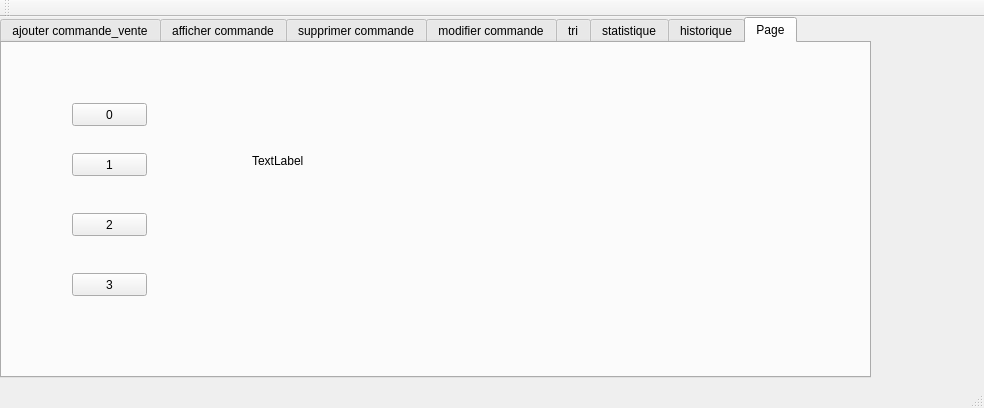
<?xml version="1.0" encoding="UTF-8"?>
<ui version="4.0">
 <class>MainWindow</class>
 <widget class="QMainWindow" name="MainWindow">
  <property name="geometry">
   <rect>
    <x>0</x>
    <y>0</y>
    <width>984</width>
    <height>408</height>
   </rect>
  </property>
  <property name="windowTitle">
   <string>Gestion des Clients</string>
  </property>
  <widget class="QWidget" name="centralWidget">
   <widget class="QTabWidget" name="tri">
    <property name="geometry">
     <rect>
      <x>0</x>
      <y>0</y>
      <width>871</width>
      <height>361</height>
     </rect>
    </property>
    <property name="currentIndex">
     <number>7</number>
    </property>
    <widget class="QWidget" name="tab">
     <attribute name="title">
      <string>ajouter commande_vente</string>
     </attribute>
     <widget class="QGroupBox" name="groupBox_2">
      <property name="geometry">
       <rect>
        <x>20</x>
        <y>10</y>
        <width>461</width>
        <height>311</height>
       </rect>
      </property>
      <property name="title">
       <string>Ajouter une commande de vente </string>
      </property>
      <widget class="QLabel" name="label_8">
       <property name="geometry">
        <rect>
         <x>10</x>
         <y>40</y>
         <width>81</width>
         <height>16</height>
        </rect>
       </property>
       <property name="text">
        <string>id_commande</string>
       </property>
      </widget>
      <widget class="QLabel" name="label_9">
       <property name="geometry">
        <rect>
         <x>10</x>
         <y>80</y>
         <width>47</width>
         <height>13</height>
        </rect>
       </property>
       <property name="text">
        <string>jour</string>
       </property>
      </widget>
      <widget class="QLabel" name="label_10">
       <property name="geometry">
        <rect>
         <x>10</x>
         <y>120</y>
         <width>47</width>
         <height>13</height>
        </rect>
       </property>
       <property name="text">
        <string>mois</string>
       </property>
      </widget>
      <widget class="QLineEdit" name="le_id_commande">
       <property name="geometry">
        <rect>
         <x>140</x>
         <y>40</y>
         <width>113</width>
         <height>20</height>
        </rect>
       </property>
      </widget>
      <widget class="QLineEdit" name="le_jour">
       <property name="geometry">
        <rect>
         <x>140</x>
         <y>80</y>
         <width>113</width>
         <height>20</height>
        </rect>
       </property>
      </widget>
      <widget class="QLineEdit" name="le_mois">
       <property name="geometry">
        <rect>
         <x>140</x>
         <y>120</y>
         <width>113</width>
         <height>20</height>
        </rect>
       </property>
      </widget>
      <widget class="QLineEdit" name="le_annee">
       <property name="geometry">
        <rect>
         <x>140</x>
         <y>160</y>
         <width>113</width>
         <height>20</height>
        </rect>
       </property>
      </widget>
      <widget class="QLineEdit" name="le_idcl">
       <property name="geometry">
        <rect>
         <x>140</x>
         <y>190</y>
         <width>113</width>
         <height>20</height>
        </rect>
       </property>
      </widget>
      <widget class="QLineEdit" name="le_prix">
       <property name="geometry">
        <rect>
         <x>140</x>
         <y>240</y>
         <width>113</width>
         <height>20</height>
        </rect>
       </property>
      </widget>
      <widget class="QLabel" name="label_11">
       <property name="geometry">
        <rect>
         <x>10</x>
         <y>160</y>
         <width>47</width>
         <height>13</height>
        </rect>
       </property>
       <property name="text">
        <string>annee</string>
       </property>
      </widget>
      <widget class="QLabel" name="label_12">
       <property name="geometry">
        <rect>
         <x>10</x>
         <y>200</y>
         <width>47</width>
         <height>13</height>
        </rect>
       </property>
       <property name="text">
        <string/>
       </property>
      </widget>
      <widget class="QLabel" name="label_13">
       <property name="geometry">
        <rect>
         <x>10</x>
         <y>200</y>
         <width>47</width>
         <height>13</height>
        </rect>
       </property>
       <property name="text">
        <string>id_client</string>
       </property>
      </widget>
      <widget class="QLabel" name="label_14">
       <property name="geometry">
        <rect>
         <x>10</x>
         <y>240</y>
         <width>47</width>
         <height>13</height>
        </rect>
       </property>
       <property name="text">
        <string>prix</string>
       </property>
      </widget>
      <widget class="QPushButton" name="pb_ajouter">
       <property name="geometry">
        <rect>
         <x>340</x>
         <y>160</y>
         <width>75</width>
         <height>23</height>
        </rect>
       </property>
       <property name="text">
        <string>ajouter</string>
       </property>
      </widget>
     </widget>
    </widget>
    <widget class="QWidget" name="tab_2">
     <attribute name="title">
      <string>afficher commande</string>
     </attribute>
     <widget class="QTableView" name="tab_commande">
      <property name="geometry">
       <rect>
        <x>10</x>
        <y>20</y>
        <width>451</width>
        <height>211</height>
       </rect>
      </property>
     </widget>
     <widget class="QLineEdit" name="le_chercher">
      <property name="geometry">
       <rect>
        <x>130</x>
        <y>270</y>
        <width>113</width>
        <height>20</height>
       </rect>
      </property>
     </widget>
     <widget class="QTableView" name="tab_chercher">
      <property name="geometry">
       <rect>
        <x>330</x>
        <y>240</y>
        <width>281</width>
        <height>91</height>
       </rect>
      </property>
     </widget>
     <widget class="QPushButton" name="pb_chercher">
      <property name="geometry">
       <rect>
        <x>190</x>
        <y>300</y>
        <width>75</width>
        <height>23</height>
       </rect>
      </property>
      <property name="text">
       <string>chercher</string>
      </property>
     </widget>
     <widget class="QComboBox" name="comboBox_chercher">
      <property name="geometry">
       <rect>
        <x>20</x>
        <y>270</y>
        <width>101</width>
        <height>22</height>
       </rect>
      </property>
      <item>
       <property name="text">
        <string>id_commande</string>
       </property>
      </item>
      <item>
       <property name="text">
        <string>prix</string>
       </property>
      </item>
      <item>
       <property name="text">
        <string>id_client</string>
       </property>
      </item>
     </widget>
     <widget class="QPushButton" name="pb_word">
      <property name="geometry">
       <rect>
        <x>520</x>
        <y>30</y>
        <width>75</width>
        <height>23</height>
       </rect>
      </property>
      <property name="text">
       <string>export word</string>
      </property>
     </widget>
     <widget class="QPushButton" name="pb_hist">
      <property name="geometry">
       <rect>
        <x>530</x>
        <y>80</y>
        <width>75</width>
        <height>23</height>
       </rect>
      </property>
      <property name="text">
       <string>historique</string>
      </property>
     </widget>
    </widget>
    <widget class="QWidget" name="tab_3">
     <attribute name="title">
      <string>supprimer commande</string>
     </attribute>
     <widget class="QLabel" name="label">
      <property name="geometry">
       <rect>
        <x>20</x>
        <y>40</y>
        <width>91</width>
        <height>16</height>
       </rect>
      </property>
      <property name="text">
       <string>id_commande</string>
      </property>
     </widget>
     <widget class="QLineEdit" name="le_id_supp">
      <property name="geometry">
       <rect>
        <x>130</x>
        <y>40</y>
        <width>113</width>
        <height>20</height>
       </rect>
      </property>
     </widget>
     <widget class="QPushButton" name="pb_supprimer">
      <property name="geometry">
       <rect>
        <x>150</x>
        <y>130</y>
        <width>75</width>
        <height>23</height>
       </rect>
      </property>
      <property name="text">
       <string>supprimer</string>
      </property>
     </widget>
    </widget>
    <widget class="QWidget" name="tab_4">
     <attribute name="title">
      <string>modifier commande</string>
     </attribute>
     <widget class="QGroupBox" name="groupBox_3">
      <property name="geometry">
       <rect>
        <x>20</x>
        <y>20</y>
        <width>461</width>
        <height>311</height>
       </rect>
      </property>
      <property name="title">
       <string>Ajouter une commande de vente </string>
      </property>
      <widget class="QLabel" name="label_15">
       <property name="geometry">
        <rect>
         <x>10</x>
         <y>40</y>
         <width>81</width>
         <height>16</height>
        </rect>
       </property>
       <property name="text">
        <string>id_commande</string>
       </property>
      </widget>
      <widget class="QLabel" name="label_16">
       <property name="geometry">
        <rect>
         <x>10</x>
         <y>80</y>
         <width>47</width>
         <height>13</height>
        </rect>
       </property>
       <property name="text">
        <string>jour</string>
       </property>
      </widget>
      <widget class="QLabel" name="label_17">
       <property name="geometry">
        <rect>
         <x>10</x>
         <y>120</y>
         <width>47</width>
         <height>13</height>
        </rect>
       </property>
       <property name="text">
        <string>mois</string>
       </property>
      </widget>
      <widget class="QLineEdit" name="le_id_commande_modif">
       <property name="geometry">
        <rect>
         <x>140</x>
         <y>40</y>
         <width>113</width>
         <height>20</height>
        </rect>
       </property>
      </widget>
      <widget class="QLineEdit" name="le_jour_modif">
       <property name="geometry">
        <rect>
         <x>140</x>
         <y>80</y>
         <width>113</width>
         <height>20</height>
        </rect>
       </property>
      </widget>
      <widget class="QLineEdit" name="le_mois_modif">
       <property name="geometry">
        <rect>
         <x>140</x>
         <y>120</y>
         <width>113</width>
         <height>20</height>
        </rect>
       </property>
      </widget>
      <widget class="QLineEdit" name="le_annee_modif">
       <property name="geometry">
        <rect>
         <x>140</x>
         <y>160</y>
         <width>113</width>
         <height>20</height>
        </rect>
       </property>
      </widget>
      <widget class="QLineEdit" name="le_idcl_modif">
       <property name="geometry">
        <rect>
         <x>140</x>
         <y>200</y>
         <width>113</width>
         <height>20</height>
        </rect>
       </property>
      </widget>
      <widget class="QLineEdit" name="le_prix_modif">
       <property name="geometry">
        <rect>
         <x>140</x>
         <y>240</y>
         <width>113</width>
         <height>20</height>
        </rect>
       </property>
      </widget>
      <widget class="QLabel" name="label_18">
       <property name="geometry">
        <rect>
         <x>10</x>
         <y>160</y>
         <width>47</width>
         <height>13</height>
        </rect>
       </property>
       <property name="text">
        <string>annee</string>
       </property>
      </widget>
      <widget class="QLabel" name="label_19">
       <property name="geometry">
        <rect>
         <x>10</x>
         <y>200</y>
         <width>47</width>
         <height>13</height>
        </rect>
       </property>
       <property name="text">
        <string/>
       </property>
      </widget>
      <widget class="QLabel" name="label_20">
       <property name="geometry">
        <rect>
         <x>10</x>
         <y>200</y>
         <width>47</width>
         <height>13</height>
        </rect>
       </property>
       <property name="text">
        <string>id_client</string>
       </property>
      </widget>
      <widget class="QLabel" name="label_21">
       <property name="geometry">
        <rect>
         <x>10</x>
         <y>240</y>
         <width>47</width>
         <height>13</height>
        </rect>
       </property>
       <property name="text">
        <string>prix</string>
       </property>
      </widget>
      <widget class="QPushButton" name="pb_modifier">
       <property name="geometry">
        <rect>
         <x>340</x>
         <y>160</y>
         <width>75</width>
         <height>23</height>
        </rect>
       </property>
       <property name="text">
        <string>modifier</string>
       </property>
      </widget>
     </widget>
    </widget>
    <widget class="QWidget" name="tab_5">
     <attribute name="title">
      <string>tri</string>
     </attribute>
     <widget class="QComboBox" name="comboBox">
      <property name="geometry">
       <rect>
        <x>60</x>
        <y>30</y>
        <width>62</width>
        <height>22</height>
       </rect>
      </property>
      <item>
       <property name="text">
        <string>prix</string>
       </property>
      </item>
      <item>
       <property name="text">
        <string>id_commande</string>
       </property>
      </item>
      <item>
       <property name="text">
        <string>id_client</string>
       </property>
      </item>
     </widget>
     <widget class="QComboBox" name="comboBox1">
      <property name="geometry">
       <rect>
        <x>60</x>
        <y>90</y>
        <width>62</width>
        <height>22</height>
       </rect>
      </property>
      <item>
       <property name="text">
        <string>prix</string>
       </property>
      </item>
      <item>
       <property name="text">
        <string>id_commande</string>
       </property>
      </item>
      <item>
       <property name="text">
        <string>id_client</string>
       </property>
      </item>
     </widget>
     <widget class="QPushButton" name="pb_croissant">
      <property name="geometry">
       <rect>
        <x>160</x>
        <y>30</y>
        <width>91</width>
        <height>23</height>
       </rect>
      </property>
      <property name="text">
       <string>tri croissant</string>
      </property>
     </widget>
     <widget class="QPushButton" name="pb_decroissant">
      <property name="geometry">
       <rect>
        <x>160</x>
        <y>90</y>
        <width>101</width>
        <height>23</height>
       </rect>
      </property>
      <property name="text">
       <string>tri décroissant</string>
      </property>
     </widget>
     <widget class="QTableView" name="tab_tri">
      <property name="geometry">
       <rect>
        <x>340</x>
        <y>21</y>
        <width>291</width>
        <height>221</height>
       </rect>
      </property>
     </widget>
    </widget>
    <widget class="QWidget" name="tab_6">
     <attribute name="title">
      <string>statistique</string>
     </attribute>
     <widget class="QCustomPlot" name="plot" native="true">
      <property name="geometry">
       <rect>
        <x>0</x>
        <y>0</y>
        <width>651</width>
        <height>311</height>
       </rect>
      </property>
     </widget>
    </widget>
    <widget class="QWidget" name="tab_7">
     <attribute name="title">
      <string>historique</string>
     </attribute>
    </widget>
    <widget class="QWidget" name="tab_8">
     <attribute name="title">
      <string>Page</string>
     </attribute>
     <widget class="QPushButton" name="pb_ard_0">
      <property name="geometry">
       <rect>
        <x>70</x>
        <y>60</y>
        <width>75</width>
        <height>23</height>
       </rect>
      </property>
      <property name="text">
       <string>0</string>
      </property>
     </widget>
     <widget class="QPushButton" name="pb_ard_1">
      <property name="geometry">
       <rect>
        <x>70</x>
        <y>110</y>
        <width>75</width>
        <height>23</height>
       </rect>
      </property>
      <property name="text">
       <string>1</string>
      </property>
     </widget>
     <widget class="QPushButton" name="pb_ard_2">
      <property name="geometry">
       <rect>
        <x>70</x>
        <y>170</y>
        <width>75</width>
        <height>23</height>
       </rect>
      </property>
      <property name="text">
       <string>2</string>
      </property>
     </widget>
     <widget class="QPushButton" name="pb_ard_3">
      <property name="geometry">
       <rect>
        <x>70</x>
        <y>230</y>
        <width>75</width>
        <height>23</height>
       </rect>
      </property>
      <property name="text">
       <string>3</string>
      </property>
     </widget>
     <widget class="QLabel" name="label_2">
      <property name="geometry">
       <rect>
        <x>250</x>
        <y>110</y>
        <width>171</width>
        <height>16</height>
       </rect>
      </property>
      <property name="text">
       <string>TextLabel</string>
      </property>
     </widget>
    </widget>
   </widget>
  </widget>
  <widget class="QMenuBar" name="menuBar">
   <property name="geometry">
    <rect>
     <x>0</x>
     <y>0</y>
     <width>984</width>
     <height>22</height>
    </rect>
   </property>
  </widget>
  <widget class="QToolBar" name="mainToolBar">
   <attribute name="toolBarArea">
    <enum>TopToolBarArea</enum>
   </attribute>
   <attribute name="toolBarBreak">
    <bool>false</bool>
   </attribute>
  </widget>
  <widget class="QStatusBar" name="statusBar"/>
 </widget>
 <layoutdefault spacing="6" margin="11"/>
 <customwidgets>
  <customwidget>
   <class>QCustomPlot</class>
   <extends>QWidget</extends>
   <header>qcustomplot.h</header>
   <container>1</container>
  </customwidget>
 </customwidgets>
 <resources/>
 <connections/>
</ui>
